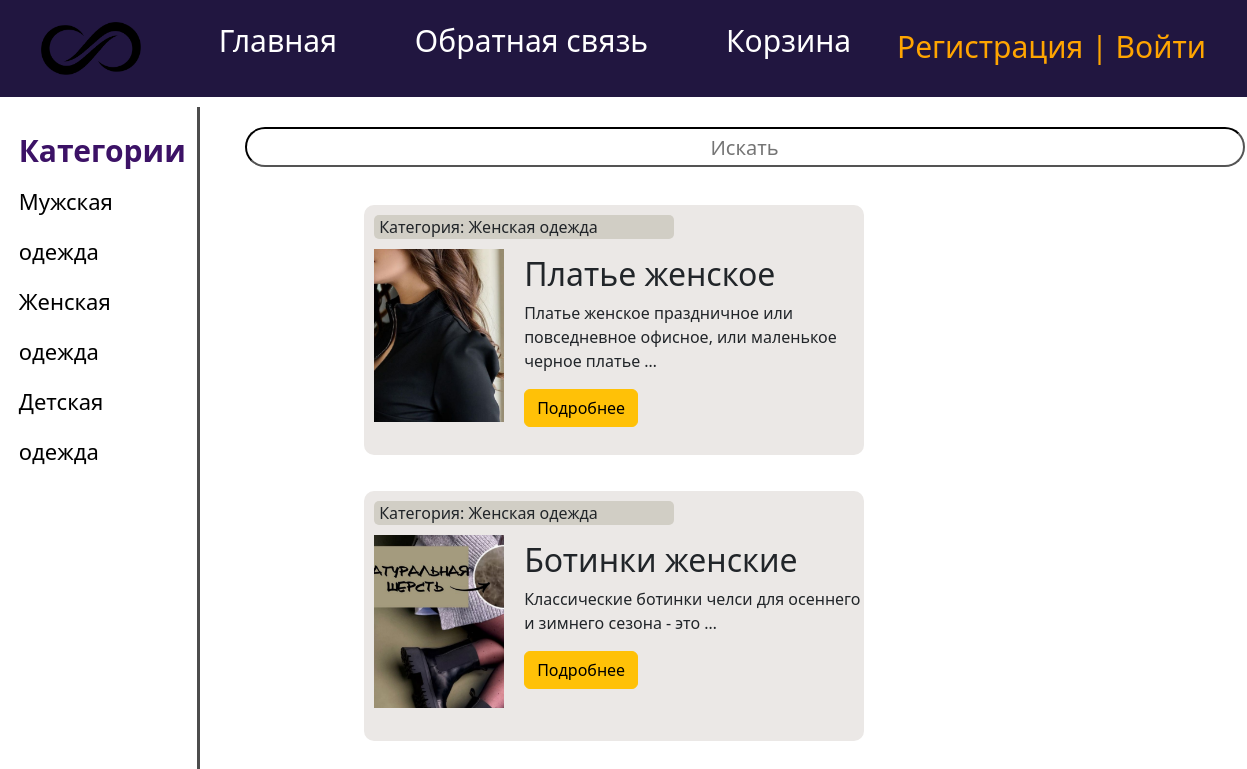
Page /show_categories/zhenskaya-odezhda/ on the committed database.
### main/models.py (models this page shows, shortened)
class Category(models.Model):
    name = models.CharField(max_length=255, db_index=True)
    slug = models.SlugField(max_length=255,db_index=True, verbose_name='url', unique=True)
    def __str__(self):
        return self.name
    def get_absolute_url(self):
        return reverse('cats', kwargs={'cat_slug': self.slug})

class Product(models.Model):
    title = models.CharField(max_length=255, verbose_name='Название')
    content = models.TextField(verbose_name='Описание')
    price = models.IntegerField(verbose_name='Цена')
    slug = models.SlugField(max_length=255, db_index=True, verbose_name='url', unique=True)
    photo = models.ImageField(upload_to='photos/%Y/%m/%d/')
    time_create = models.DateTimeField(auto_now_add=True)
    time_update = models.DateTimeField(auto_now=True)
    cat = models.ForeignKey('Category', on_delete=models.PROTECT)
    def get_absolute_url(self):
        return reverse('show_post', kwargs={'post_slug': self.slug})

### main/views.py (the view)
# urls.py: path('show_categories/<slug:cat_slug>/', show_categories, name='cats'),
def show_categories(request, cat_slug):
    products = Product.objects.filter(cat__slug=cat_slug)
    context = {
        'menu': menu,
        'products': products
    }
    return render(request, 'main/index.html', context=context)

### main/templatetags/main_tags.py (called while the page is built)
@register.inclusion_tag('main/list_categories.html')
def show_categories():
    cats = Category.objects.all()
    return {'cats': cats}

### main/templates/main/index.html (shortened to what this page needs)
{% extends 'main/layout.html' %}
{% block content %}
    <div class="menu">
		<div class="search_stroke">
			<form action="" method="post">
				<input type="text" placeholder="Искать">
			</form>
		</div>
        {% for p in products %}
            <li><div class="article-panel">
	<p class="first">Категория: {{p.cat}}</p>
</div>
{% if p.photo %}
				<p><img class="img-article-left" src="{{ p.photo.url }}" alt=""></p>
				<h2>{{p.title}}</h2>
{% endif %}
	{% autoescape on %}
	{{p.content|linebreaks|truncatewords:10}}
	{% endautoescape %}
			<p class="link-read-post"><a href="{{ p.get_absolute_url }}" class="btn btn-warning">Подробнее</a></p>
			</li>
        {% endfor %}
    </div>
{% endblock %}

### main/templates/main/list_categories.html
{% for c in cats %}
		<li><a href="{{ c.get_absolute_url }}">{{c.name}}</a></li>
{% endfor %}

### main/static/main/css/style.css (style rules this page uses)
html, body { font-family: 'Arial', }
img.img-article-left { max-width: 300px; height: auto; float: left; padding: 0 20px 10px 0; margin-left: 10px }
.menu { display: flex; flex-wrap: wrap; justify-content: space-around; }
.menu li { margin: 18px; width:500px; height: 250px; background-color: #ebe8e6; border-radius: 10px; }
.search_stroke { display: flex; justify-content: center; margin: 20px; }
.search_stroke input { width: 1000px; height: 40px; border-radius: 20px; border-color: black }
.search_stroke input { line-height: 20px; text-align: center; font-size: 20px; }
.first { margin: 10px; background-color: #d1cec5; border-radius: 5px; width: 300px; padding-left: 5px }
.cats a { color: black; }
.menu img { width: 150px; }
li a { text-decoration: none }
li { list-style-type: none }

### rows in the picture
Category: name "Мужская одежда"
Category: name "Женская одежда"
Category: name "Детская одежда"
Product: cat "Женская одежда", photo (picture), title "Платье женское", content "Платье женское праздничное или повседневное офисное, или маленькое черное платье …"
Product: cat "Женская одежда", photo (picture), title "Ботинки женские", content "Классические ботинки челси для осеннего и зимнего сезона - это …"

### other values in the picture
{{ m.title }} "Главная" "Обратная связь" "Корзина"
